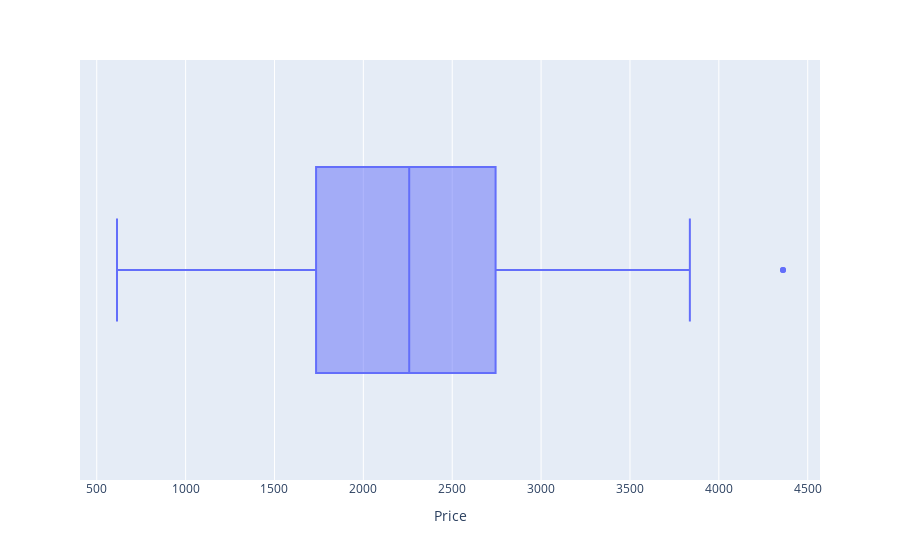

Notebook code cell kept with this figure:
### Markdown cell above
It is also negatively correlated with the thickness of teh phone, as we would expect, the slimmer the phone the higher the price

### Code cell
#We need to see if there are any outliers in the price data
px.box(df, x='Price')

### Figure 1 — Plotly figure (JSON) as saved in the notebook; plotly's stock layout.template omitted (floating-point values rounded to 4 significant figures; data arrays with more than 128 entries replaced by an {"elided": "..."} marker saying what was removed)
{"data": [{"alignmentgroup": "True", "hovertemplate": "Price=%{x}<extra></extra>", "legendgroup": "", "marker": {"color": "#636efa"}, "name": "", "notched": false, "offsetgroup": "", "orientation": "h", "showlegend": false, "type": "box", "x": {"elided": "161 int values"}, "x0": " ", "xaxis": "x", "y0": " ", "yaxis": "y"}], "layout": {"boxmode": "group", "legend": {"tracegroupgap": 0}, "margin": {"t": 60}, "xaxis": {"anchor": "y", "domain": [0, 1], "title": {"text": "Price"}}, "yaxis": {"anchor": "x", "domain": [0, 1]}}}
